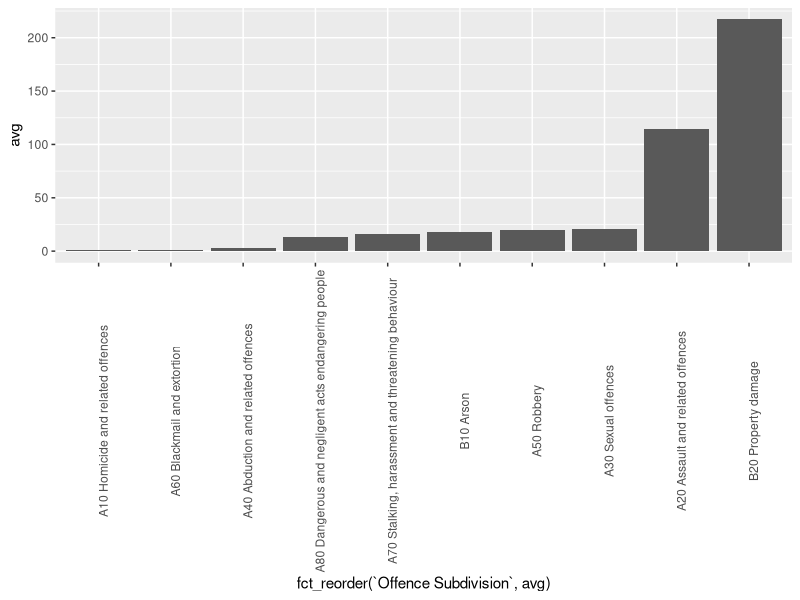

Reproduce this figure in R.
## ---- chunk 1
library(tidyverse)
data <- read_csv("Data_Tables_Criminal_Incidents_Visualisation_Year_Ending_December_2019.csv")
## ---- chunk 2
library(tidyverse)

data %>% 
  group_by(`Offence Subdivision`) %>%
  summarise(avg = mean(`Rate per 100,000 population`)) %>%
  head(10) %>%
  ggplot(aes(x = fct_reorder(`Offence Subdivision`, avg), y = avg)) +
  geom_col() +
  theme(axis.text.x = element_text(angle = 90))
  
